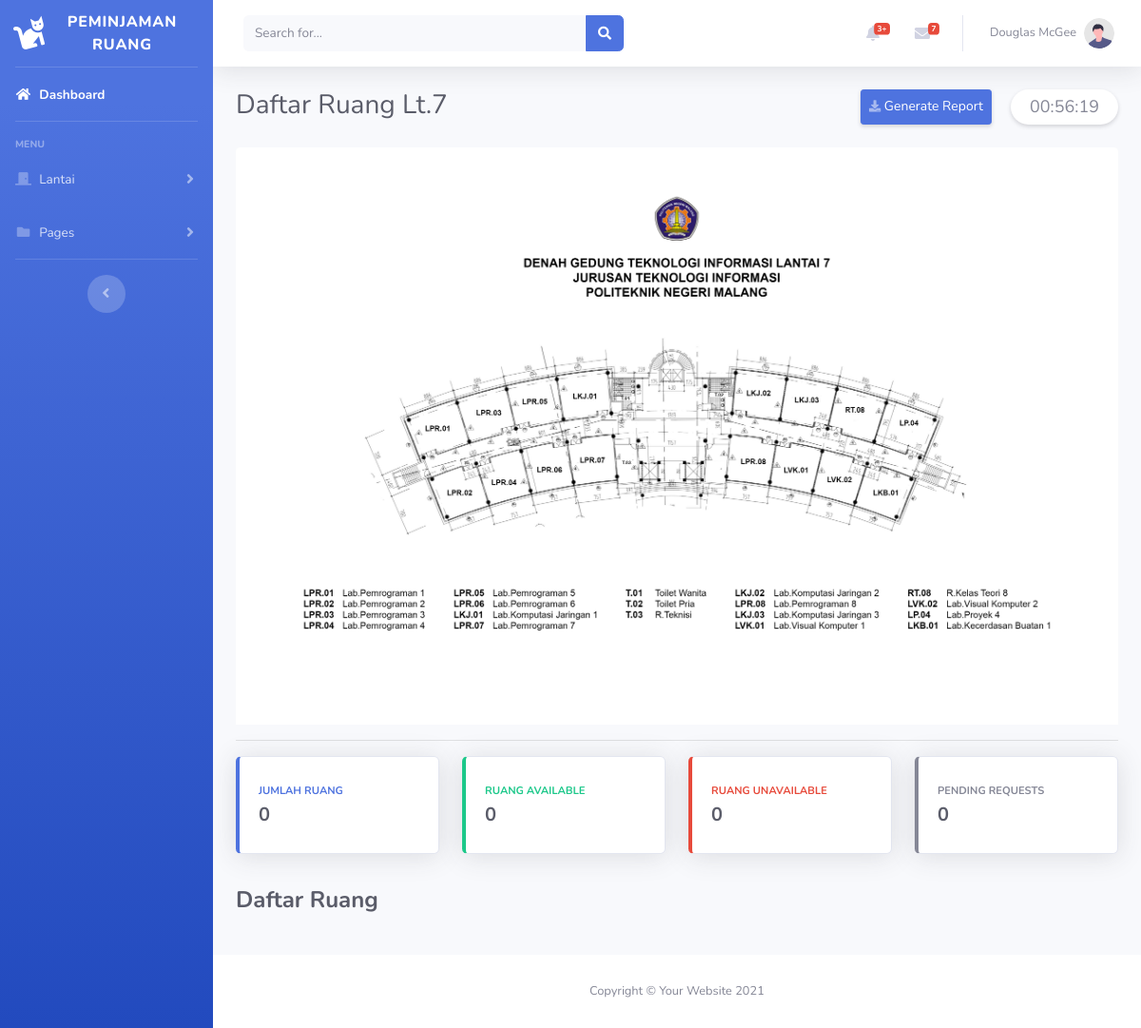
Page /bootstrap/Dashboard.php on the earlier database version.
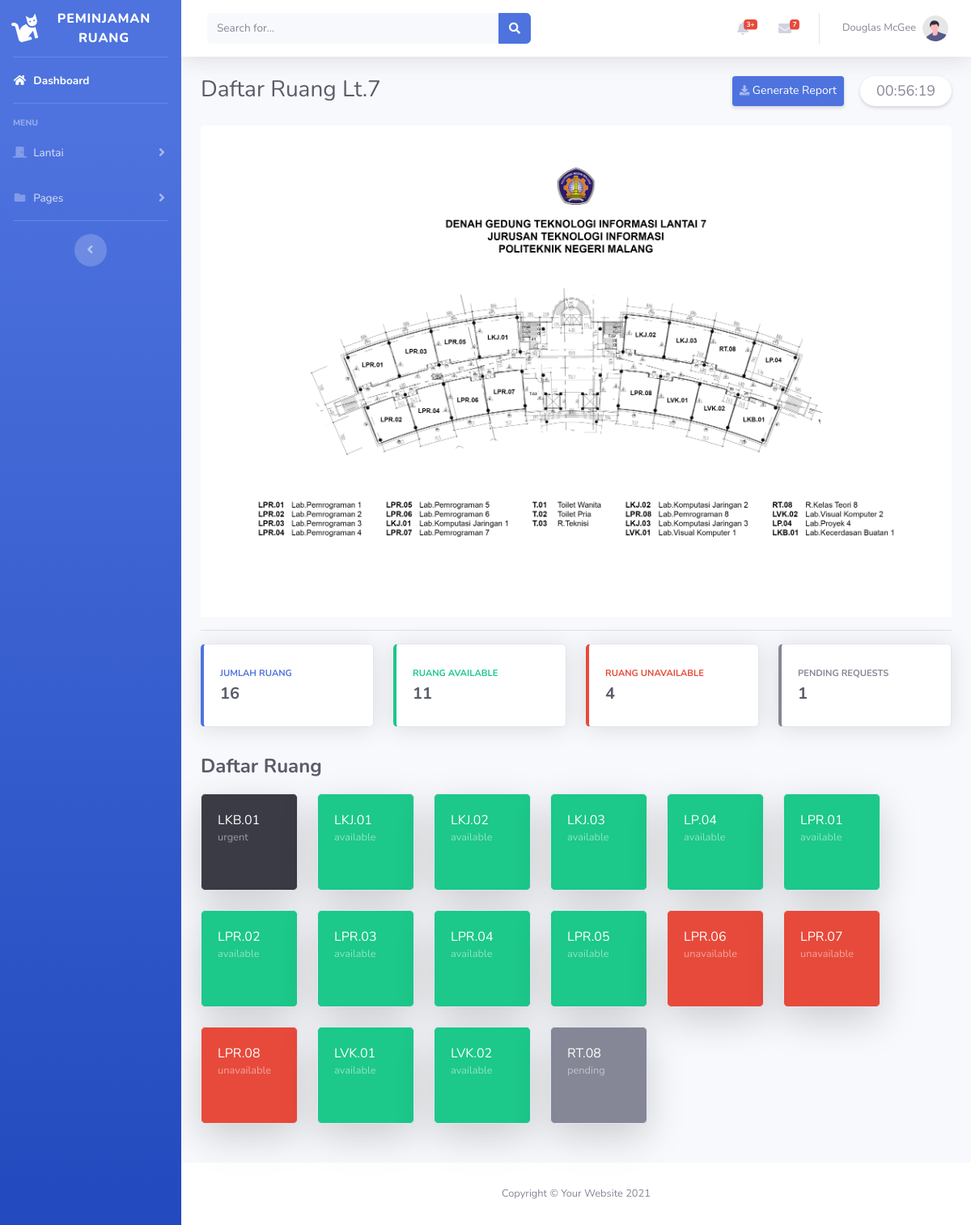
Same page on the later database version.
### tables this page shows
CREATE TABLE `ruang` (
  `id_ruang` varchar(11) NOT NULL,
  `nama_ruang` varchar(50) NOT NULL,
  `keterangan` varchar(500) NOT NULL,
  `status` enum('available','unavailable','pending','urgent') NOT NULL,
  `lantai` int(11) NOT NULL
);

### bootstrap/Dashboard.php (the view, shortened to what this page needs)
<!DOCTYPE html>
<html lang="en">
<head>
    <link href="vendor/fontawesome-free/css/all.min.css" rel="stylesheet" type="text/css">
    <link href="css/sb-admin-2.min.css" rel="stylesheet">
</head>
<body id="page-top">
    <?php
    include('php/koneksi.php');
    ?>
    <div id="wrapper">
        <ul class="navbar-nav bg-gradient-primary sidebar sidebar-dark accordion " id="accordionSidebar">
            <a class="sidebar-brand d-flex align-items-center justify-content-center" href="Dashboard.php">
                <div class="sidebar-brand-icon rotate-n-15">
                    <i class="fas fa-cat"></i>
                </div>
                <div class="sidebar-brand-text mx-3">Peminjaman Ruang</div>
            </a>
            <hr class="sidebar-divider my-0">
            <li class="nav-item active">
                <a class="nav-link" href="Dashboard.php">
                    <i class="fas fa-fw fa-home"></i>
                    <span>Dashboard</span></a>
            </li>
            <hr class="sidebar-divider">
            <div class="sidebar-heading">
                Menu
            </div>
            <li class="nav-item">
                <a class="nav-link collapsed" href="#" data-toggle="collapse" data-target="#collapseTwo" aria-expanded="true" aria-controls="collapseTwo">
                    <i class="fas fa-fw fa-door-closed"></i>
                    <span>Lantai</span>
                </a>
            </li>
            <li class="nav-item">
                <a class="nav-link collapsed" href="#" data-toggle="collapse" data-target="#collapsePages" aria-expanded="true" aria-controls="collapsePages">
                    <i class="fas fa-fw fa-folder"></i>
                    <span>Pages</span>
                </a>
            </li>
            <hr class="sidebar-divider d-none d-md-block">
            <div class="text-center d-none d-md-inline">
                <button class="rounded-circle border-0" id="sidebarToggle"></button>
            </div>
        </ul>
        <div id="content-wrapper" class="d-flex flex-column">
            <div id="content">
                <nav class="navbar navbar-expand navbar-light bg-white topbar mb-4 static-top shadow">
                    <form class="d-none d-sm-inline-block form-inline mr-auto ml-md-3 my-2 my-md-0 mw-100 navbar-search" method="GET" action="">
                        <div class="input-group">
                            <input type="text" name="search" class="form-control bg-light border-0 small" placeholder="Search for..." aria-label="Search" aria-describedby="basic-addon2">
                            <div class="input-group-append">
                                <button class="btn btn-primary" type="submit">
                                    <i class="fas fa-search fa-sm"></i>
                                </button>
                            </div>
                        </div>
                    </form>
                    <ul class="navbar-nav ml-auto">
                        <li class="nav-item dropdown no-arrow mx-1">
                            <a class="nav-link dropdown-toggle" href="#" id="alertsDropdown" role="button" data-toggle="dropdown" aria-haspopup="true" aria-expanded="false">
                                <i class="fas fa-bell fa-fw"></i>
                                <span class="badge badge-danger badge-counter">3+</span>
                            </a>
                        </li>
                        <li class="nav-item dropdown no-arrow mx-1">
                            <a class="nav-link dropdown-toggle" href="#" id="messagesDropdown" role="button" data-toggle="dropdown" aria-haspopup="true" aria-expanded="false">
                                <i class="fas fa-envelope fa-fw"></i>
                                <span class="badge badge-danger badge-counter">7</span>
                            </a>
                        </li>
                        <li class="nav-item dropdown no-arrow">
                            <a class="nav-link dropdown-toggle" href="#" id="userDropdown" role="button" data-toggle="dropdown" aria-haspopup="true" aria-expanded="false">
                                <span class="mr-2 d-none d-lg-inline text-gray-600 small">Douglas McGee</span>
                                <img class="img-profile rounded-circle" src="img/undraw_profile.svg">
                            </a>
                        </li>
                    </ul>
                </nav>
                <div class="container-fluid">
                    <div>
                        <div class="row">
                            <div class="col-sm-6 mb-4">
                                <h1 class="h3 mb-0 text-gray-800">Daftar Ruang Lt.7</h1>
                            </div>
                            <div class="col-sm-6 mb-4 text-right d-flex justify-content-end">
                                <a href="#" class="d-none d-sm-inline-block btn btn-sm btn-primary shadow-sm"><i class="fas fa-download fa-sm text-white-50" style="padding-top: 7px"></i>
                                    Generate Report</a>
                                <div class="clock-container shadow-sm" style="margin-left: 20px;padding: 5px 20px; border-radius: 20px; background-color: rgb(255, 255, 255); cursor:default">
                                    <div id="clock"></div>
                                </div>
                            </div>
                        </div>
                    </div>
                    <div>
                        <img src="img/DENAH GEDUNG 7 NEW.png" class="card-img-top img-fluid" alt="">
                    </div>
                    <hr>
                    <div class="row">
                        <div class="col-xl-3 col-md-6 mb-4" style="cursor: default;">
                            <div class="card border-left-primary shadow h-100 py-2">
                                <div class="card-body">
                                    <div class="row no-gutters align-items-center">
                                        <div class="col mr-2">
                                            <div class="text-xs font-weight-bold text-primary text-uppercase mb-1">
                                                Jumlah Ruang</div>
                                            <div class="h5 mb-0 font-weight-bold text-gray-800">
                                                <?php
                                                $queryCountJumlahRuang = "SELECT COUNT(id_ruang) AS jmlRuang FROM ruang WHERE lantai=7";
                                                $resultJumlahRuang = mysqli_query($koneksi, $queryCountJumlahRuang);
                                                while ($count = mysqli_fetch_array($resultJumlahRuang)) {
                                                    $jumlahRuang = $count["jmlRuang"];
                                                    echo $jumlahRuang;
                                                }
                                                ?>
                                            </div>
                                        </div>
                                    </div>
                                </div>
                            </div>
                        </div>
                        <div class="col-xl-3 col-md-6 mb-4" style="cursor: default;">
                            <div class="card border-left-success shadow h-100 py-2">
                                <div class="card-body">
                                    <div class="row no-gutters align-items-center">
                                        <div class="col mr-2">
                                            <div class="text-xs font-weight-bold text-success text-uppercase mb-1">
                                                Ruang Available</div>
                                            <div class="h5 mb-0 font-weight-bold text-gray-800">
                                                <?php
                                                $queryCountRuangAvail = "SELECT COUNT(id_ruang) AS jmlRuangAvail FROM ruang WHERE lantai=7 AND status='available'";
                                                $resultJumlahRuangAvail = mysqli_query($koneksi, $queryCountRuangAvail);
                                                while ($countRA = mysqli_fetch_array($resultJumlahRuangAvail)) {
                                                    $jumlahRA = $countRA["jmlRuangAvail"];
                                                    echo $jumlahRA;
                                                }
                                                ?>
                                            </div>
                                        </div>
                                    </div>
                                </div>
                            </div>
                        </div>
                        <div class="col-xl-3 col-md-6 mb-4" style="cursor: default;">
                            <div class="card border-left-danger shadow h-100 py-2">
                                <div class="card-body">
                                    <div class="row no-gutters align-items-center">
                                        <div class="col mr-2">
                                            <div class="text-xs font-weight-bold text-danger text-uppercase mb-1">Ruang
                                                Unavailable</div>
                                            <div class="h5 mb-0 font-weight-bold text-gray-800">
                                                <?php
                                                $queryCountRuangUnavail = "SELECT COUNT(id_ruang) AS jmlRuangUnavail FROM ruang WHERE lantai=7 AND (status='unavailable' OR status='urgent')";
                                                $resultJumlahRuangUnavail = mysqli_query($koneksi, $queryCountRuangUnavail);
                                                while ($countRU = mysqli_fetch_array($resultJumlahRuangUnavail)) {
                                                    $jumlahRU = $countRU["jmlRuangUnavail"];
                                                    echo $jumlahRU;
                                                }
                                                ?>
                                            </div>
                                        </div>
                                    </div>
                                </div>
                            </div>
                        </div>
                        <div class="col-xl-3 col-md-6 mb-4" style="cursor: default;">
                            <div class="card border-left-secondary shadow h-100 py-2">
                                <div class="card-body">
                                    <div class="row no-gutters align-items-center">
                                        <div class="col mr-2">
                                            <div class="text-xs font-weight-bold text-secondary text-uppercase mb-1">
                                                Pending Requests</div>
                                            <div class="h5 mb-0 font-weight-bold text-gray-800">
                                                <?php
                                                $queryCountRuangPending = "SELECT COUNT(id_ruang) AS jmlRuangPend FROM ruang WHERE lantai=7 AND status='pending'";
                                                $resultJumlahRuangPending = mysqli_query($koneksi, $queryCountRuangPending);
                                                while ($countP = mysqli_fetch_array($resultJumlahRuangPending)) {
                                                    $jumlahP = $countP["jmlRuangPend"];
                                                    echo $jumlahP;
                                                }
                                                ?>
                                            </div>
                                        </div>
                                    </div>
                                </div>
                            </div>
                        </div>
                    </div>
                    <div class="h4 font-weight-bold text-gray-800" style="margin: 10px 0px 20px 0px;">
                        Daftar Ruang
                    </div>
                    <div class="row">
                        <?php
                        $query = "SELECT nama_ruang,status FROM ruang WHERE lantai = 7 order by nama_ruang asc";
                        $result = mysqli_query($koneksi, $query);
                        if (mysqli_num_rows($result) > 0) {
                            while ($row = mysqli_fetch_array($result)) {
                                $status = $row["status"];
                                switch ($status) {
                                    case 'available':
                                        $bg_color = 'bg-success';
                                        break;
                                    case 'unavailable':
                                        $bg_color = 'bg-danger';
                                        break;
                                    case 'pending':
                                        $bg_color = 'bg-secondary';
                                        break;
                                    case 'urgent':
                                        $bg_color = 'bg-gray-900';
                                        break;
                                }
                                echo '<div class="col-auto mb-4">' .
                                    '<div class="card ' . $bg_color . ' text-white shadow-lg" style="width: 120px; height: 120px; cursor: pointer;" onclick="cardClicked()">' .
                                    '<div class="card-body">' .
                                    $row["nama_ruang"] .
                                    '<div class="text-white-50 small">' . $row["status"] . '</div>' .
                                    '</div>' .
                                    '</div>' .
                                    '</div>';
                            }
                        }
                        ?>
                    </div>
                </div>
                <footer class="sticky-footer bg-white">
                    <div class="container my-auto">
                        <div class="copyright text-center my-auto">
                            <span>Copyright &copy; Your Website 2021</span>
                        </div>
                    </div>
                </footer>
            </div>
        </div>
</body>
</html>

### bootstrap/Dashboard.php (style rules this page uses)
.clock-container { font-size: 18px; margin-top: auto; }

Differences in the rows shown:
added ruang: nama_ruang "LKB.01", status "urgent"
added ruang: nama_ruang "LKJ.01", status "available"
added ruang: nama_ruang "LKJ.02", status "available"
added ruang: nama_ruang "LKJ.03", status "available"
added ruang: nama_ruang "LP.04", status "available"
added ruang: nama_ruang "LPR.01", status "available"
added ruang: nama_ruang "LPR.02", status "available"
added ruang: nama_ruang "LPR.03", status "available"
added ruang: nama_ruang "LPR.04", status "available"
added ruang: nama_ruang "LPR.05", status "available"
added ruang: nama_ruang "LPR.06", status "unavailable"
added ruang: nama_ruang "LPR.07", status "unavailable"
added ruang: nama_ruang "LPR.08", status "unavailable"
added ruang: nama_ruang "LVK.01", status "available"
added ruang: nama_ruang "LVK.02", status "available"
added ruang: nama_ruang "RT.08", status "pending"
Other differences:
new list line: "16"
new list line: "11"
new list line: "4"
new list line: "1"
list line gone: "0"
